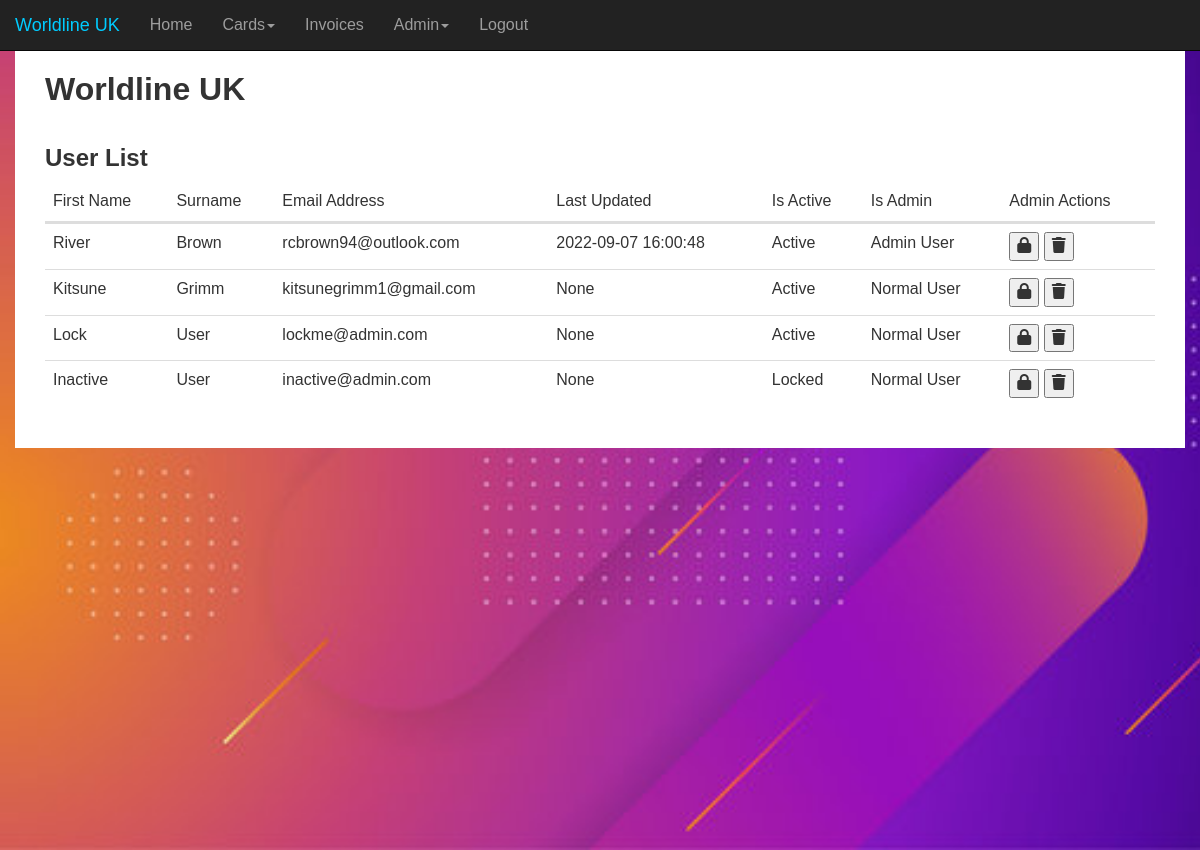
Page /admin (signed in) on the earlier database version.
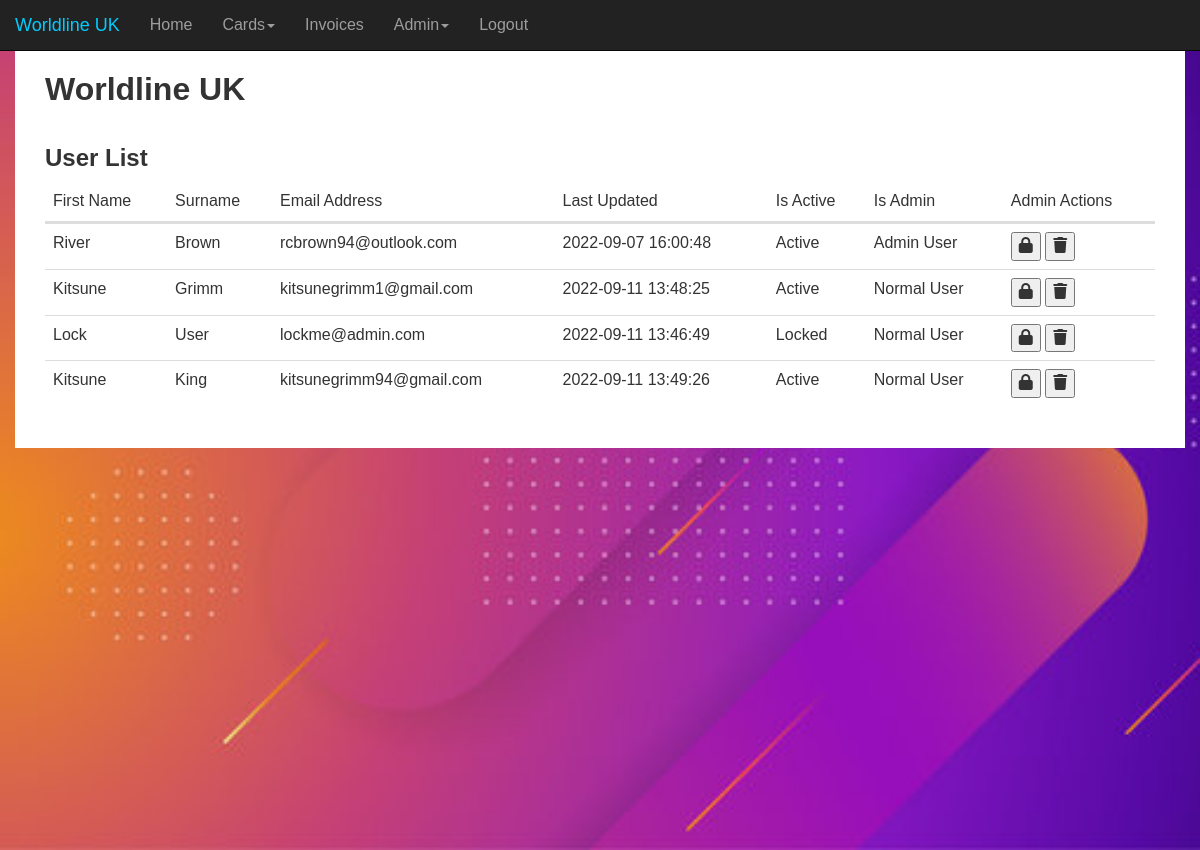
Same page on the later database version.
### Website/models.py (models this page shows)
class User(db.Model, UserMixin):
    id = db.Column(db.Integer, primary_key=True)
    first_name = db.Column(db.String(150))
    surname = db.Column(db.String(150))
    email_address = db.Column(db.String(150), unique=True)
    password = db.Column(db.String(150))
    cards = db.relationship('Card')
    invoices = db.relationship('Invoice')
    is_active = db.Column(db.Boolean)
    is_admin = db.Column(db.Boolean)
    last_updated = db.Column(db.DateTime(timezone=False), default=func.now(), onupdate=func.now())
    failed_login_attempts = db.Column(db.Integer, default=0)

### Website/views.py (the view)
@views.route('/admin')
@login_required
def admin():
    logged_in_user = User.query.get(current_user.id)
    if(logged_in_user.is_admin):
        users = User.query.all()
        return render_template("admin.html", user=current_user, users=users)
    return redirect(url_for('views.home'))

### Website/templates/admin.html (shortened to what this page needs)
{% extends "base.html" %}
{% block content %}
<div class='row marginGap'>
    <div class='col-xs-12 col-sm-12 col-md-12 col-lg-12'>
        <h2>User List</h2>
        <table id="user-table" class="table">
            <thead>
                <tr>
                    <th scope="col">First Name</th>
                    <th scope="col">Surname</th>
                    <th scope="col">Email Address</th>
                    <th scope="col">Last Updated</th>
                    <th scope="col">Is Active</th>
                    <th scope="col">Is Admin</th>
                    <th scope="col">Admin Actions</th>
                </tr>
            <thead>
            <tbody>
                {% for u in users %}
                    <tr id="users">
                        <td>{{u.first_name}}</td>
                        <td>{{u.surname}}</td>
                        <td>{{u.email_address}}</td>
                        <td>{{u.last_updated}}</td>
                        <td>
                            {% if u.is_active %}
                                Active
                            {% else %}
                                Locked
                            {% endif %}
                        </td>
                        <td>
                            {% if u.is_admin %}
                                Admin User
                            {% else %}
                                Normal User
                            {% endif %}
                        </td>
                        <td>
                            <button type="button" onClick="unlockLockUser({{u.id}})">
                                <span aria-hidden="true"><i id="unlock-lock-user" class="fa-solid fa-lock" title="Unlock or lock a user"></i></span>
                            </button>
                            <button type="button" onClick="deleteUser({{u.id}})">
                                <span aria-hidden="true"><i id="delete-user" class="fa-solid fa-trash" title="Delete user"></i></span>
                            </button>
                        </td>
                    </tr>
                {% endfor %}
        </table>
    </div>
</div>
{% endblock %}

### Website/templates/base.html (shortened to what this page needs)
<!DOCTYPE html>
<html lang='en'>
<head>
  <link rel="stylesheet" href="{{ url_for('static', filename='bootstrap.min.css')}}" />
  <link rel="stylesheet" href="{{ url_for('static', filename='style.css')}}" />
</head>
<body>
<div class='container'>
  <nav class="navbar navbar-inverse navbar-fixed-top">
    <div class="container-fluid">
        <div class="navbar-header">
        <p class="navbar-brand">Worldline UK</p>
        </div>
        <div class="collapse navbar-collapse" id='myNavbar'>
        <ul class="nav navbar-nav">
          {% if user.is_authenticated %}
            <li><a href="/">Home</a></li>
            <li>
              <a id="card-menu-item-toggle" class='dropdown-toggle' data-toggle='dropdown' href="#">Cards<span class="caret"></span></a>
            </li>
            <li><a id="view-invoice-menu-item" href='/invoices'>Invoices</a></li>
            {% if user.is_admin %}
            <li>
              <a class='dropdown-toggle' data-toggle='dropdown' href="#">Admin<span class="caret"></span></a>
            </li>
            {% endif %}
            <li><a href='/logout'>Logout</a></li>
          {% else %}
            <li><a href="/signup">Signup</a></li>
            <li><a href="/login">Login</a></li>
          {% endif %}
        </ul>
      </div>
    </div>
  </nav>
</div>
<div class='fluid-container'>
  <div class='container pageContent'>
    <div class='row marginGap'>
      <div class='col-xs-12 col-sm-12 col-md-12 col-lg-12'>
        <h1>Worldline UK</h1>
      </div>
    </div>
    {% block content %}{% endblock %}
  </div>
</div>
</body>
</html>

### Website/static/style.css (style rules this page uses)
html,body,div,span,object,iframe,h1,h2,h3,h4,h5,h6,p,blockquote,pre,a,abbr,acronym,address,code,del,dfn,em,img,q,dl,dt,dd,ol,ul,li,fieldset,form,label,legend,table,caption,tbody,tfoot,thead,tr,th,td { border:0;font-weight:inherit;font-style:inherit;font-size:100%;font-family:inherit;vertical-align:baseline;margin:0;padding:0; }
table { border-collapse:separate;border-spacing:0;margin-bottom:1.4em; }
caption,th,td { text-align:left;font-weight:400; }
body { font-family: 'Comic Sans MS', sans-serif; }
.row { padding: 1em 0em; }
.container { background-color: #fff; }
.marginGap { margin: 0.5% 0%; }
.pageContent { margin-top: 50px; }
.fluid-container { background-attachment: fixed; background-image: url("website-bg.jpg"); background-size: cover; background-repeat: no-repeat; height: 100vh; }
.navbar-brand { color: #0CF!important; }
h1 { font-size: 32px; font-weight: 700; }
h2 { font-size: 24px; font-weight: 700; margin-bottom: 1%; }
p { font-size: 18px; }
@media (min-width:320px) { p { font-size: 14px; } }
@media (min-width:320px) { h1 { font-size: 26px; } }
@media (min-width:576px) { p { font-size: 16px; } }
@media (min-width:576px) { h1 { font-size: 30px; } }
@media (min-width:768px) { p { font-size: 18px; } }
@media (min-width:768px) { h1 { font-size: 32px; } }

Differences in the rows shown:
removed User: first_name "Inactive", surname "User", email_address "inactive@admin.com", last_updated "None", is_active "Locked", is_admin "Normal User"
changed User "Grimm": last_updated "None" → "2022-09-11 13:48:25"
changed User "Lock": last_updated "None" → "2022-09-11 13:46:49"; is_active "Active" → "Locked"
added User: first_name "Kitsune", surname "King", email_address "kitsunegrimm94@gmail.com", last_updated "2022-09-11 13:49:26", is_active "Active", is_admin "Normal User"
